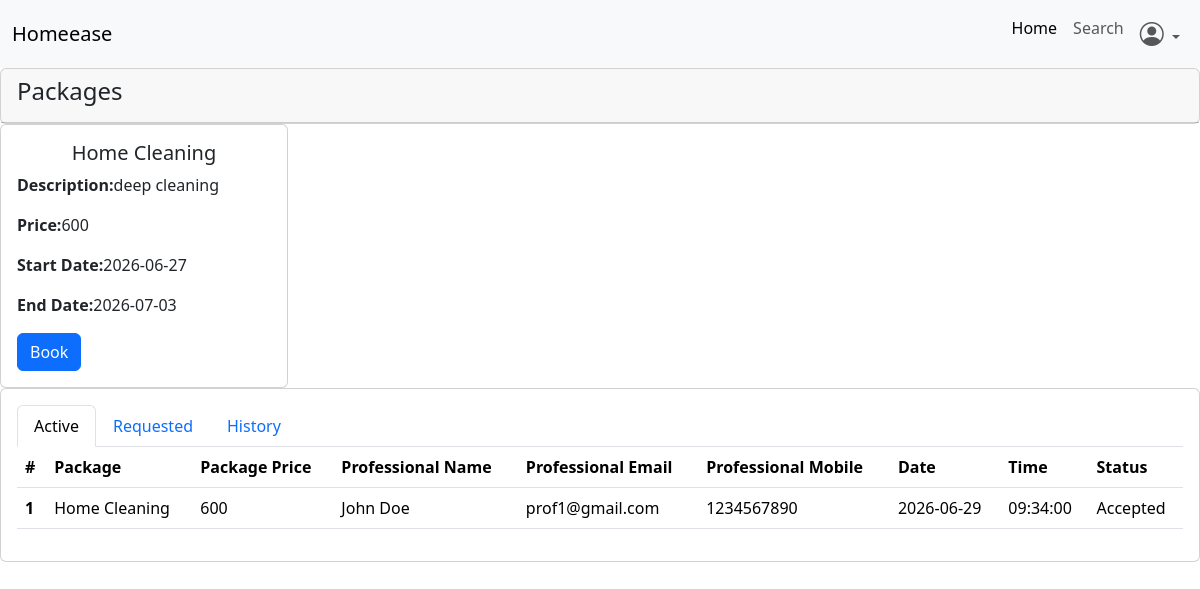
The app's page /customer/dashboard (signed in) with its own data.
### backend/models.py (models this page shows, shortened)
class Package(db.Model):# table name package
    id = db.Column(db.Integer, primary_key =True , autoincrement=True)
    title = db.Column(db.String, unique=True , nullable=False)
    price = db.Column(db.String , nullable=False)
    description= db.Column(db.String , nullable=False)
    prof_id = db.Column(db.Integer ,db.ForeignKey("professional.id") , nullable=False ) # db.ForeignKey("tablename.attribute")
    status = db.Column(db.String, nullable=False)
    start_date = db.Column(db.Date , nullable =False)
    end_date = db.Column(db.Date , nullable =False)
    bookings = db.relationship("Booking", backref="package",cascade="all, delete-orphan", lazy=True)

class Booking(db.Model):
    id = db.Column(db.Integer, primary_key =True , autoincrement=True)
    total_price = db.Column(db.String , nullable=False)
    start_time = db.Column(db.Time , nullable =False)
    end_time = db.Column(db.Time)
    date = db.Column(db.Date , nullable =False)
    status = db.Column(db.String, nullable=False)
    prof_id = db.Column(db.Integer ,db.ForeignKey("professional.id") , nullable=False )
    pack_id =  db.Column(db.Integer ,db.ForeignKey("package.id") , nullable=False )
    cust_id = db.Column(db.Integer ,db.ForeignKey("customer.id") , nullable=False)

class Professional(db.Model,UserMixin): # table name professional
    id = db.Column(db.Integer, primary_key =True , autoincrement=True)
    email = db.Column(db.String, unique=True , nullable=False)
    password = db.Column(db.String , nullable=False)
    name = db.Column(db.String , nullable=False)
    address = db.Column(db.String, nullable=False)
    mobile = db.Column(db.String, nullable=False)
    experiance = db.Column(db.String,nullable = False)
    status = db.Column(db.String, nullable=False)
    resume_url = db.Column(db.String)
    packages = db.relationship("Package", backref="professional",cascade="all, delete-orphan", lazy=True) # backref is used to access parent table information from child table
    bookings = db.relationship("Booking", backref="professional",cascade="all, delete-orphan", lazy=True)

### backend/routes.py (the view)
@app.route('/customer/dashboard', methods=['GET','POST'])
@login_required
def cust_dashboard():
    packs=db.session.query(Package).filter_by(status="Active").all()
    packages=[]
    for pack in packs:
        if pack.start_date<=datetime.now().date()<=pack.end_date:
            packages.append(pack)
    bookings=current_user.bookings
    return render_template("customer/dashboard.html",packages=packages, bookings=bookings, cu=current_user)

### app.py (called while the page is built)
def create_app():
    app=Flask(__name__)
    app.config["SQLALCHEMY_DATABASE_URI"]="sqlite:///mydb.sqlite3"
    app.config["SECRET_KEY"]="mysecretkey"
    loginmanager=LoginManager(app)
    db.init_app(app)
    @loginmanager.user_loader
    def load_user(email):
        obj=db.session.query(Professional).filter_by(email=email).first() or db.session.query(Customer).filter_by(email=email).first() or db.session.query(Admin).filter_by(email=email).first()
        return obj
    app.app_context().push()
    return app

### templates/customer/dashboard.html (shortened to what this page needs)
<!doctype html>
<html lang="en">
<head>
    <link href="https://cdn.jsdelivr.net/npm/bootstrap@5.3.8/dist/css/bootstrap.min.css" rel="stylesheet"
>
    <link rel="stylesheet" href="https://cdn.jsdelivr.net/npm/bootstrap-icons@1.13.1/font/bootstrap-icons.min.css">
</head>
<body>
    <nav class="navbar navbar-expand-lg bg-body-tertiary">
        <div class="container-fluid">
            <a class="navbar-brand" href="#">Homeease</a>
            <div class="collapse navbar-collapse" id="navbarSupportedContent">
                <ul class="navbar-nav ms-auto ">
                    <li class="nav-item">
                        <a class="nav-link active" aria-current="page" href="#">Home</a>
                    </li>
                    <li class="nav-item">
                        <a class="nav-link" href="#">Search</a>
                    </li>
                    <li class="nav-item dropdown">
                        <a class="nav-link dropdown-toggle" href="#" role="button" data-bs-toggle="dropdown"
                            aria-expanded="false">
                            <i class="bi bi-person-circle fs-4"></i>
                        </a>
                    </li>
                </ul>
            </div>
        </div>
    </nav>
    <div class="card" ms-3 me-3 mt-3">
        <div class="card-header">
            <div class="'d-flex d-inline">
                <h4>Packages</h4>
            </div>
        </div>
    </div>
    <div class="card-body">
        <div class="row">
            {% for package in packages %}
            <div class="col-3">
                <div class="card" style="width: 18rem;">
                    <div class="card-body">
                        <h5 class="card-title text-center">{{package.title}}</h5>
                        <p class="card-text"><strong>Description:</strong>{{package.description}}</p>
                        <p class="card-text"><strong>Price:</strong>{{package.price}}</p>
                        <p class="card-text"><strong>Start Date:</strong>{{package.start_date}}</p>
                        <p class="card-text"><strong>End Date:</strong>{{package.end_date}}</p>
                        <button type="button" class="btn btn-primary" data-bs-toggle="modal"
                            data-bs-target="#editpack{{package.id}}">
                            Book
                        </button>
                    </div>
                    {% endfor %}
                </div>
            </div>
        </div>
        <div class="card" ms-3 me-3 mb-3 mt-3">
            <div class="card-body">
                <ul class="nav nav-tabs" id="myTab" role="tablist">
                    <li class="nav-item" role="presentation">
                        <button class="nav-link active" id="pills-accepted-booking-tab" data-bs-toggle="tab"
                            data-bs-target="#pills-accepted-booking" type="button" role="tab"
                            aria-controls="home-tab-pane" aria-selected="true">Active</button>
                    </li>
                    <li class="nav-item" role="presentation">
                        <button class="nav-link" id="pills-requested-booking-tab" data-bs-toggle="tab"
                            data-bs-target="#pills-requested-booking" type="button" role="tab"
                            aria-controls="profile-tab-pane" aria-selected="false">Requested</button>
                    </li>
                    <li class="nav-item" role="presentation">
                        <button class="nav-link" id="pills-completed-booking-tab" data-bs-toggle="tab"
                            data-bs-target="#pills-completed-booking" type="button" role="tab"
                            aria-controls="contact-tab-pane" aria-selected="false">History</button>
                    </li>
                </ul>
                <div class="tab-content" id="myTabContent">
                    <div class="tab-pane fade show active" id="pills-accepted-booking" role="tabpanel"
                        aria-labelledby="home-tab" tabindex="0">
                        <table class="table">
                            <thead>
                                <tr>
                                    <th scope="col">#</th>
                                    <th scope="col">Package</th>
                                    <th scope="col">Package Price</th>
                                    <th scope="col">Professional Name</th>
                                    <th scope="col">Professional Email</th>
                                    <th scope="col">Professional Mobile</th>
                                    <th scope="col">Date</th>
                                    <th scope="col">Time</th>
                                    <th scope="col">Status</th>
                                </tr>
                            </thead>
                            <tbody>
                                {% for booking in bookings %}
                                {% if booking.status=="Accepted" %}
                                <tr>
                                    <th scope="row">1</th>
                                    <td>{{booking.package.title}}</td>
                                    <td>{{booking.package.price}}</td>
                                    <td>{{booking.professional.name}}</td>
                                    <td>{{booking.professional.email}}</td>
                                    <td>{{booking.professional.mobile}}</td>
                                    <td>{{booking.date}}</td>
                                    <td>{{booking.start_time}}</td>
                                    <td>{{booking.status}}</td>
                                </tr>
                                {% endif %}
                                {% endfor %}
                            </tbody>
                        </table>
                    </div>
                </div>
            </div>
        </div>
</body>
</html>

### records on screen
Package: title "Home Cleaning", description "deep cleaning", price "600", start_date "2026-06-27", end_date "2026-07-03"
Booking: package "Home Cleaning", package.price "600", professional.name "John Doe", professional.email "prof1@gmail.com", professional.mobile "1234567890", date "2026-06-29", start_time "09:34:00", status "Accepted"
